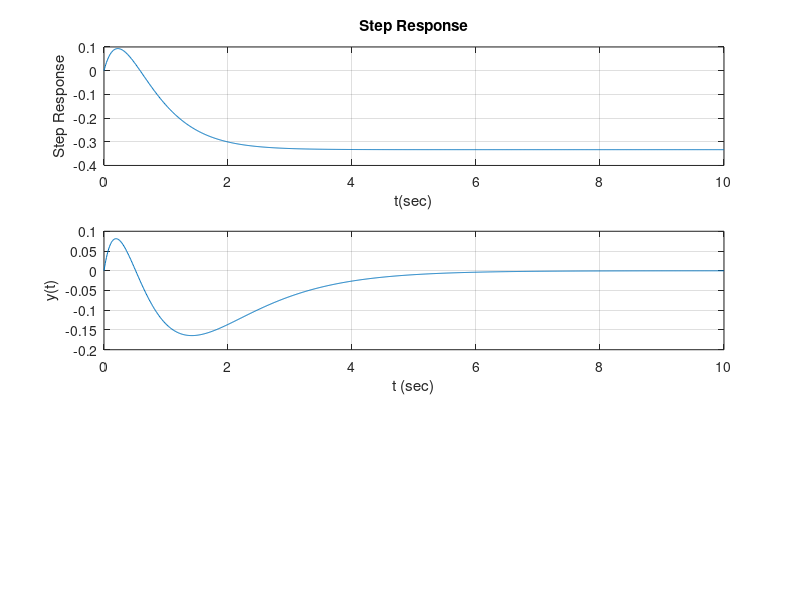

Reproduce this figure in MATLAB. (Note: this script raises an error after producing the figure.)
a = [1 5 6];
b = [1 -2];
sys = tf(b, a);
td = 0.01;
t = 0 : td : 10;

% 阶跃信号输入
f_step = ones(size(t));

% 计算系统对阶跃信号的响应
y_step = lsim(sys, f_step, t);

% 绘制阶跃响应曲线
subplot(3,1,1);
plot(t, y_step);
xlabel('t(sec)');
ylabel('Step Response');
title('Step Response');
grid on;

% 冲激信号输入
f_impulse = [1 zeros(1,length(t)-1)];

% 计算系统对冲激信号的响应
y_impulse = lsim(sys, f_impulse, t);

% 绘制冲激响应曲线
subplot(3,1,2);
plot(t, y_impulse);
xlabel('t(sec)');
ylabel('Impulse Response');
title('Impulse Response');
grid on;

% 零输入响应（零状态响应）
y_zero = lsim(sys, zeros(size(t)), t);

% 绘制零状态响应曲线

f=exp(-t) ;
y=lsim(sys,f,t) ;
plot (t,y) ;
xlabel("t (sec)") ;ylabel('y(t)') ;
grid on

% 调整图表布局
sgtitle('System Responses');